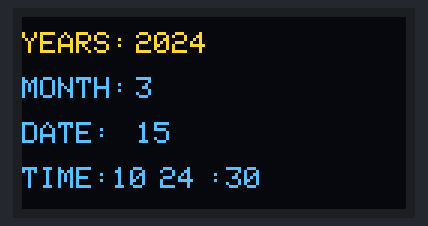
A program run on a simulated Arduino Uno, built with avr-gcc and run on an emulated ATmega328P. Parts: 128×64 one-colour display. The OLED is the two-colour kind (top 16 rows yellow); the local clock reads 2024-03-15 10:24:30 at power-on unless the program sets it.

Above: at 0.1 s.
At 7.1 s:
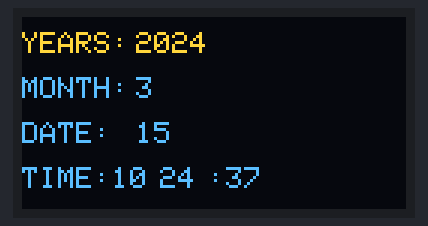
At 14.1 s:
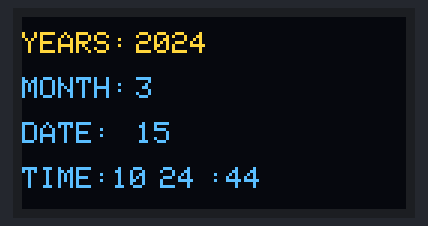
At 19.1 s:
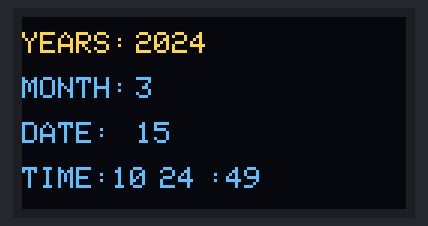
At 29.1 s:
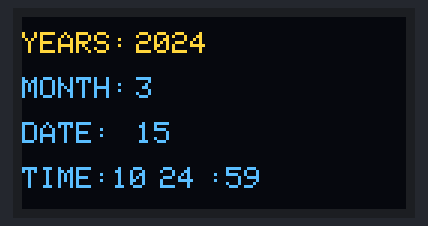
At 38.1 s:
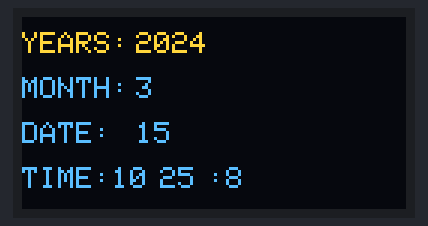

Measured:
- what the display in image 0 shows lasts 0.9 s, from 0.1 s to 1.0 s
- what the display in image 1 shows lasts 1.0 s, from 7.0 s to 8.0 s

The program:

main.cpp
```cpp
#include <Arduino.h>
#include <SPI.h>
#include <Wire.h>
#include <Adafruit_GFX.h>
#include <Adafruit_SSD1306.h>
#include <ThreeWire.h>
#include <RtcDS1302.h>

ThreeWire myWire(4,5,2);
RtcDS1302<ThreeWire> Rtc(myWire);

#define SCREEN_WIDTH 128 // OLED display width, in pixels #define SCREEN_HEIGHT 64 // OLED display height, in pixels
#define SCREEN_HEIGHT 64
#define OLED_RESET -1 // Reset pin # (or -1 if sharing Arduino reset pin)

Adafruit_SSD1306 display(SCREEN_WIDTH, SCREEN_HEIGHT, &Wire, OLED_RESET);

void printDatetime(const RtcDateTime& dt){
  // Serial.print(dt.Year(), DEC);
  // Serial.print('/');
  // Serial.print(dt.Month(), DEC);
  // Serial.print('/');
  // Serial.print(dt.Day(), DEC);
  // Serial.print(' ');
  // Serial.print(dt.Hour(), DEC);
  // Serial.print(':');
  // Serial.print(dt.Minute(), DEC);
  // Serial.print(':');
  // Serial.print(dt.Second(), DEC);
  // Serial.println();
  display.clearDisplay();

  display.setTextSize(1);
  display.setTextColor(WHITE);
  display.setCursor(0,5);
  display.println("YEARS:");
  display.setTextSize(1);
  display.setTextColor(WHITE);
  display.setCursor(38,5);
  display.println(dt.Year(), DEC);

  display.setTextSize(1);
  display.setTextColor(WHITE);
  display.setCursor(0,20);
  display.println("MONTH:");
  display.setTextSize(1);
  display.setTextColor(WHITE);
  display.setCursor(38,20);
  display.println(dt.Month(), DEC);

  display.setTextSize(1);
  display.setTextColor(WHITE);
  display.setCursor(0,35);
  display.println("DATE:");
  display.setTextSize(1);
  display.setTextColor(WHITE);
  display.setCursor(38,35);
  display.println(dt.Day(), DEC);

  display.setTextSize(1);
  display.setTextColor(WHITE);
  display.setCursor(0,50);
  display.println("TIME:");
  display.setCursor(38,50);
  display.setTextColor(WHITE);
  display.setCursor(30,50);
  display.println(dt.Hour(), DEC);
  display.setCursor(38,50);
  display.println(":");
  display.setCursor(46,50);
  display.println(dt.Minute(), DEC);
  display.setCursor(62,50);
  display.println(":");
  display.setCursor(68,50);
  display.println(dt.Second(), DEC);

  display.display();
}

void setup() {
  // put your setup code here, to run once:
  Serial.begin(9600);
  Rtc.Begin();
  RtcDateTime setting_time(2020,3,9,16,0,0);
  display.begin(SSD1306_SWITCHCAPVCC, 0x3c); //initialize I2C addr 0x3c display.clearDisplay(); // clears the screen and buffer display.drawPixel(127, 63, WHITE);
  display.clearDisplay();
  display.setTextSize(1);
  display.setTextColor(WHITE);
  display.setCursor(0,5);
  display.println("YEARS:");
  display.setTextSize(1);
  display.setTextColor(WHITE);
  display.setCursor(0,20);
  display.println("MONTH:");
  display.setTextSize(1);
  display.setTextColor(WHITE);
  display.setCursor(0,35);
  display.println("DAY/DATE:");
  display.setTextSize(1);
  display.setTextColor(WHITE);
  display.setCursor(0,50);
  display.println("TIME:");
  display.display();
}

void loop() {
  // put your main code here, to run repeatedly:
  RtcDateTime now = Rtc.GetDateTime();
  printDatetime(now);
}
```
